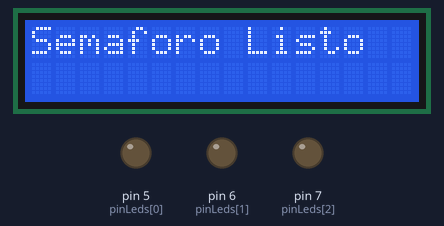
A sketch run on a simulated Arduino Uno, built with avr-gcc and run on an emulated ATmega328P. Shown: 16×2 character LCD, output pins drawn as LEDs (lit = HIGH).

Above: at 0.1 s.
At 1.1 s:
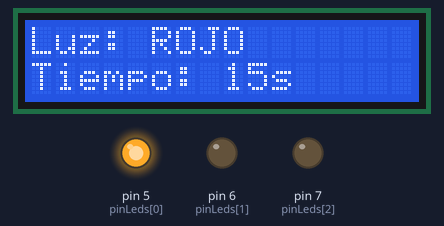
At 10.1 s:
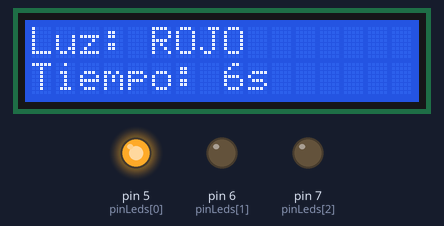
At 19.2 s:
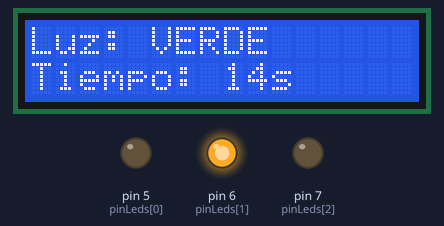
At 28.2 s:
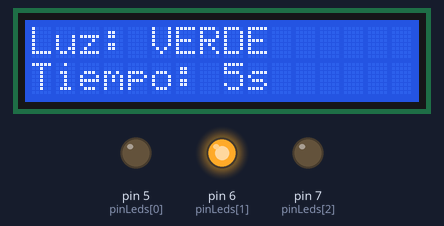
At 38.2 s:
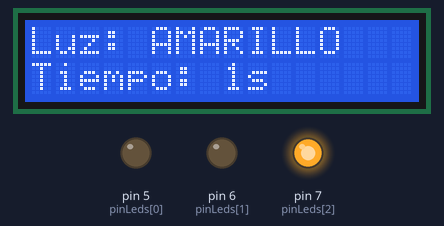
Timing chart, 0 to 39.7 s (numbered marks = the images above):
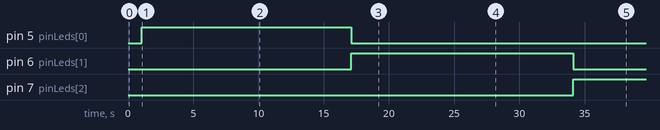

Measured:
- by itself, pin 5 (pinLeds[0]): LOW → HIGH at 1.1 s, → LOW 16.0 s later
- by itself, pin 6 (pinLeds[1]): LOW → HIGH at 17.1 s, → LOW 17.0 s later
- by itself, pin 7 (pinLeds[2]): LOW → HIGH at 34.1 s
- what the display in image 1 shows lasts 1.0 s, from 1.1 s to 2.1 s

The sketch:

traffic_ligth.ino
```cpp
#include <LiquidCrystal.h>

// Configuración de los pines para el LCD
const byte RS = 2;
const byte E = 3;
const byte D4 = 8;
const byte D5 = 9;
const byte D6 = 10;
const byte D7 = 11;

//Byte para ahorrar memoria de la micro (arduino)
const byte pinLeds[] = {5, 6, 7};           // 0: Rojo, 1: Verde, 2: Amarillo
const int timeSeconds[] = {15, 16, 5};  // Tiempos reales en SEGUNDOS (la micro se ejecuta en milisegundos :)

LiquidCrystal lcd(RS, E, D4, D5, D6, D7);

void setup() {
  //Inicialización del LCD
  lcd.begin(16, 2);
  lcd.print("Semaforo Listo");
  delay(1000);

  // Inicialización de los pines de los LEDs
  for(byte i = 0; i < 3; i++) {
    pinMode(pinLeds[i], OUTPUT);
  }
}

void loop() {
  for(byte i = 0; i < 3; i++) {
    // Apaga el LED de la vuelta anterior
    digitalWrite(pinLeds[(i + 2) % 3], LOW);

    // Enciende el LED actual
    digitalWrite(pinLeds[i], HIGH);

    // Mostramos en el LCD el nombre del LED activo en la primera fila
    lcd.clear();
    if(i == 0) lcd.print("Luz: ROJO");
    if(i == 1) lcd.print("Luz: VERDE");
    if(i == 2) lcd.print("Luz: AMARILLO");

    // Ejecuta la cuenta regresiva pasando el tiempo asignado a este LED
    backCount(timeSeconds[i]);
  }
}

void backCount(int segundos) {
  while(segundos >= 0) {
    // Nos movemos a la segunda fila (columna 0, fila 1) para no borrar el nombre del LED
    lcd.setCursor(0, 1);

    lcd.print("Tiempo: " + String(segundos) + "s   "); // Los espacios al final limpian residuos de texto anteriores

    segundos--;  // Restamos 1 al contador
    delay(1000); // Esperamos 1 segundo real
  }
}
```
